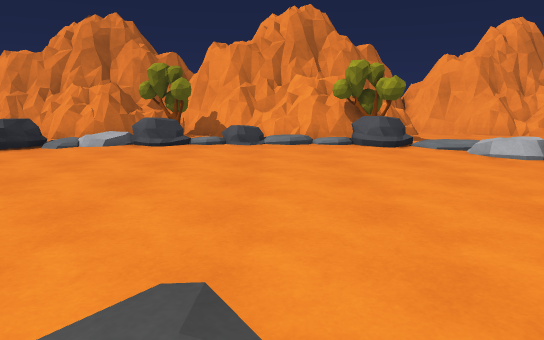
view 1 (above)

22 first-person views from a walk through a scene from a Unity 3-D project. The camera is 1.4 m above the floor, tilts 10° down and sees 70° across. The floor is counted in squares, 1 m on a side. Each view is taken from the middle of a square. On the plan, view 1 faces up. The plan holds only what a view shows up to about 16 squares ahead; the rest is blank. The place goes on beyond the plan. The player is left out.

view 2
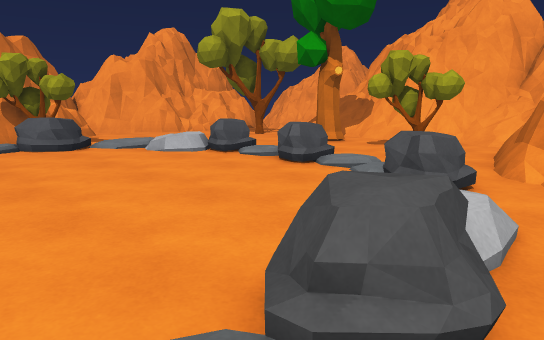

view 3
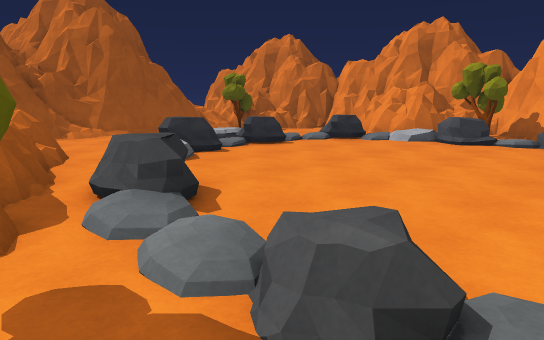

view 4
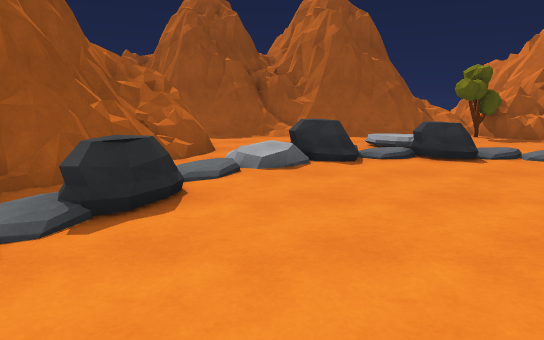

view 5
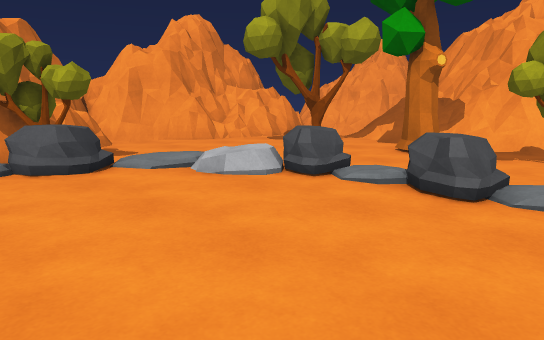

view 6
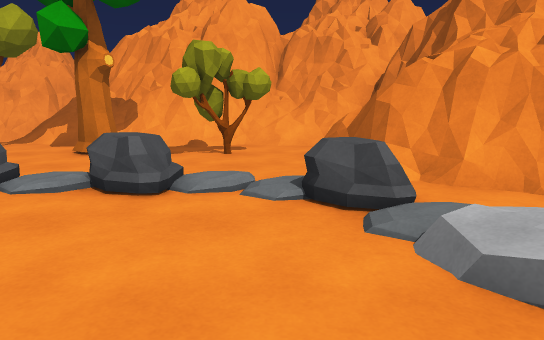

view 7
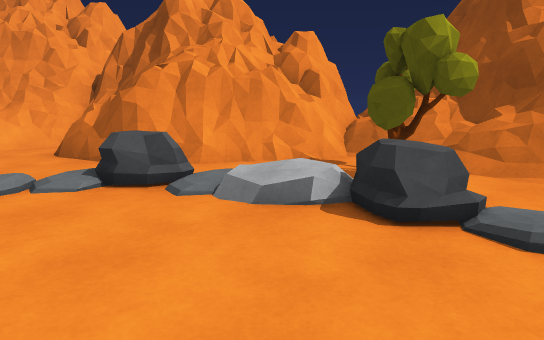

view 8
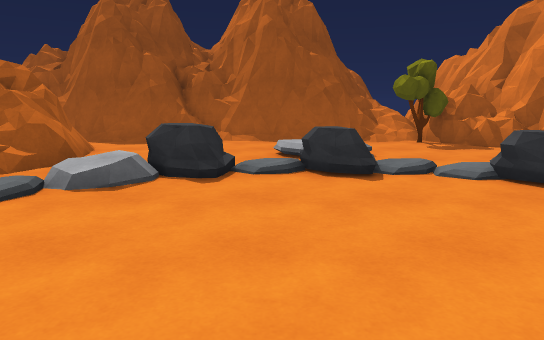

view 9
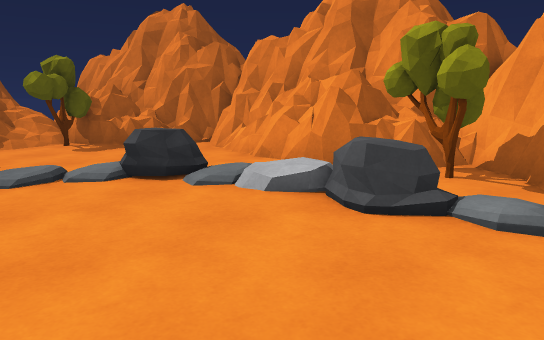

view 10
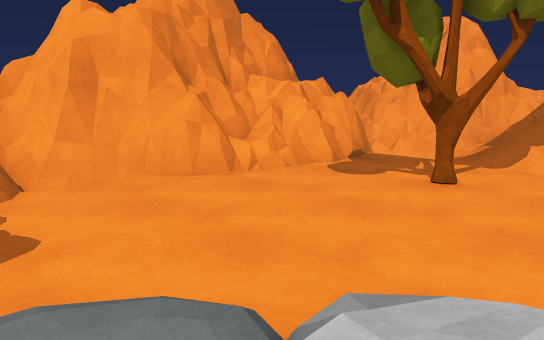

view 11
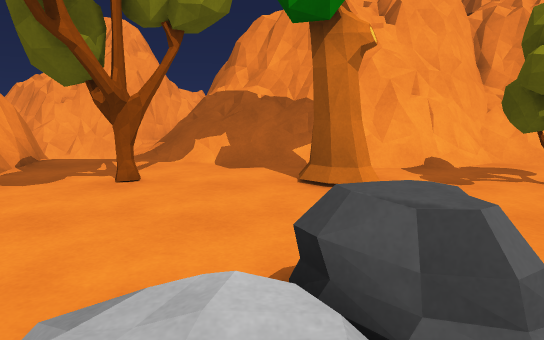

view 12
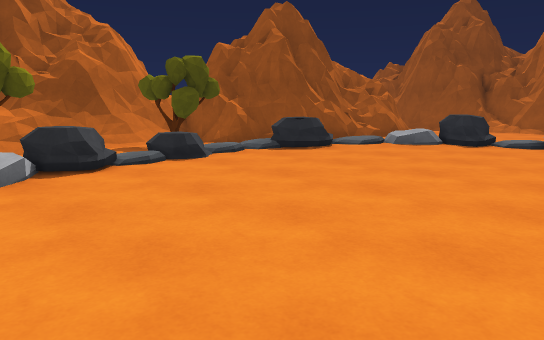

view 13
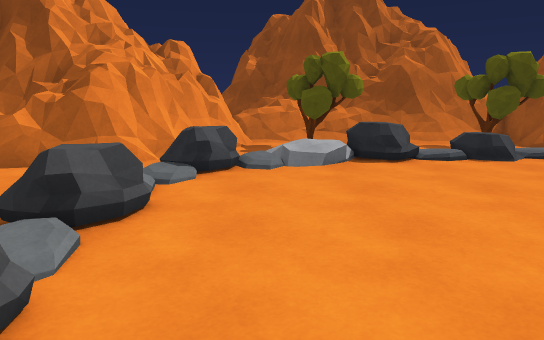

view 14
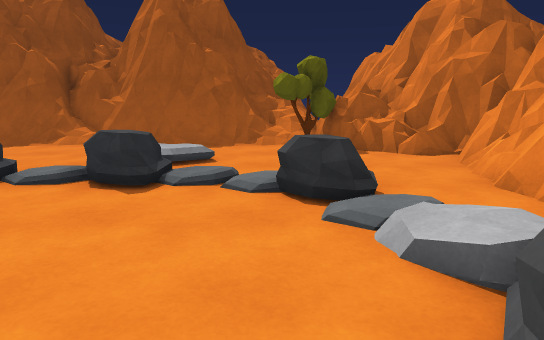

view 15
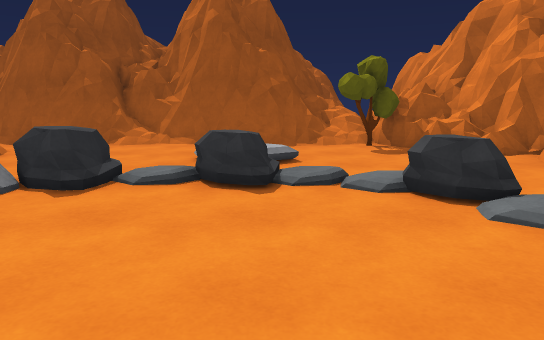

view 16
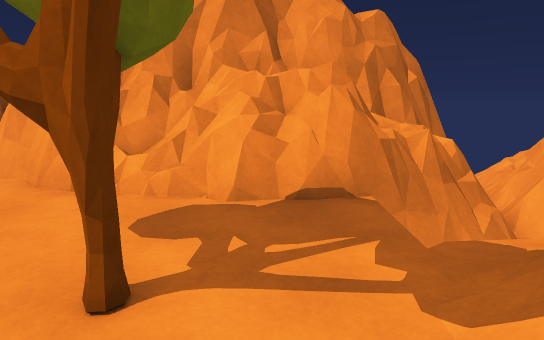

view 17
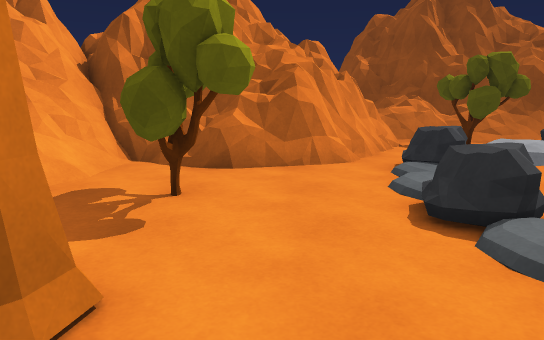

view 18
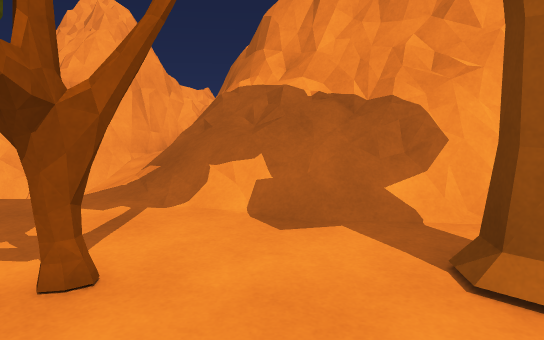

view 19
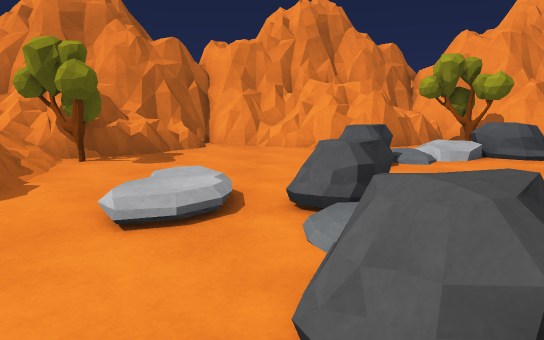

view 20
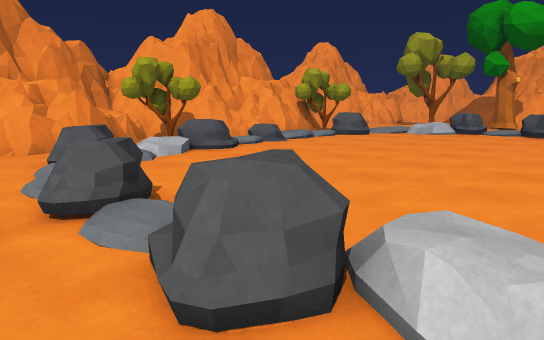

view 21
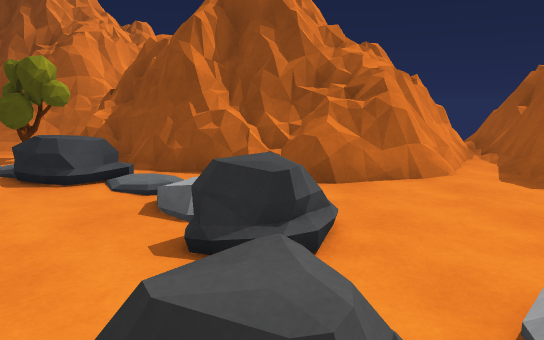

view 22
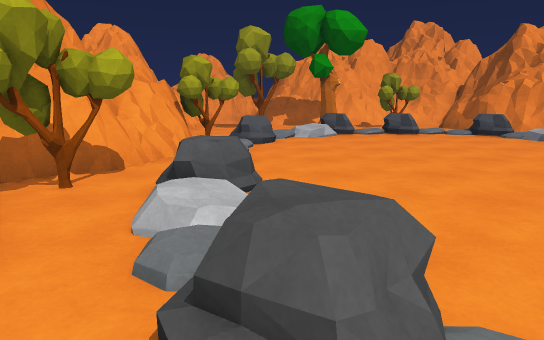

### Floor plan
Key: @ floor where view 1 was taken; # wall or solid block; . main floor; : floor 0.25 m higher than the main floor; + floor 0.5 m higher than the main floor; * floor 0.75 m higher than the main floor; % floor 1 m higher than the main floor; & floor 1.25 m higher than the main floor; $ floor 1.5 m higher than the main floor; / step, stairs or slope; = window, fence, low wall or low ledge; ^ raised ledge; v drop or lower ground; T tree; R rock.
Columns run from 18 left of view 1 to 22 right of it. Each row starts with its distance up from view 1.
 19              ##         ###      ##=v=#
 18         ########       ########  ^^=v=#
 17      ##### ######     ##=v=#######=vv=#
 16   ######=#####TT#######=....===###vv v##
 15 ####^=#.#==##.TT==#####..........   vv###
 14 =####=......../T..  TTT..........v..////#
 13  =##T......//:RR:R:::RR/.....TT..//== ==#
 12  %TTT.....RR..R......RR//.....T.///#=###
 11 =# :T.....R............. /......//#=##
 10  ##=.....:..............+R/.....//=##
  9   ##.. /.RR..............RR..TT./=##
  8   ##../:RR...............//...T.=###
  7   #=..//.:...............R/.....=##
  6   #=.....RR..............RR.TTT.=##
  5   #/....RRR..............//..TT.=##
  4   =#...../ /.............:...T..//#
  3   ##......///........../RR...=../=#
  2   ##..====../RR../R/R// //###^===##
  1   ##.=###=#== :::RR:RR//..#########
  0   #==########==...@......=#
 -1   #=##      ###TT...TTT.=##
 -2   ###        ###TT////T.=##
 -3               #*==#==/++=##
 -4               #######= &%##
 -5                    ####$vv#

Positions as (right, up) in squares from view 1, and headings:
1: (0, 0), facing up
2: (0, 0), facing up-right
3: (1, -1), facing up-left
4: (1, 4), facing left
5: (1, 4), facing up-right
6: (1, 4), facing right
7: (0, 6), facing down-right
8: (-1, 7), facing left
9: (-1, 8), facing up-left
10: (5, 10), facing up-right
11: (5, 10), facing right
12: (5, 10), facing down-left
13: (5, 11), facing down
14: (-2, 11), facing left
15: (-2, 9), facing left
16: (13, 10), facing up
17: (10, 11), facing down
18: (9, 11), facing right
19: (-10, 3), facing up
20: (-11, 3), facing up-right
21: (-9, 10), facing down
22: (-10, 12), facing right
